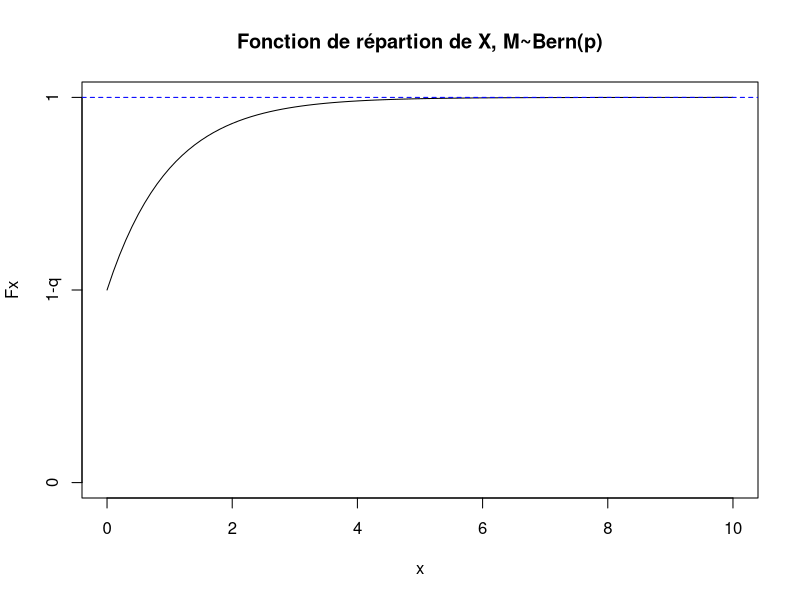

This figure's R source:
## ---- chunk 1
Fx <- function(x) 0.5*(pexp(x))+0.5
plot(Fx,xlim=c(0,10),ylim=c(0,1),yaxt="n",cex=0.5,main="Fonction de répartion de X, M~Bern(p)")
axis(2,c(0,0.5,1),labels=c(0,"1-q",1))
abline(h=1,lty=2,col="blue")

